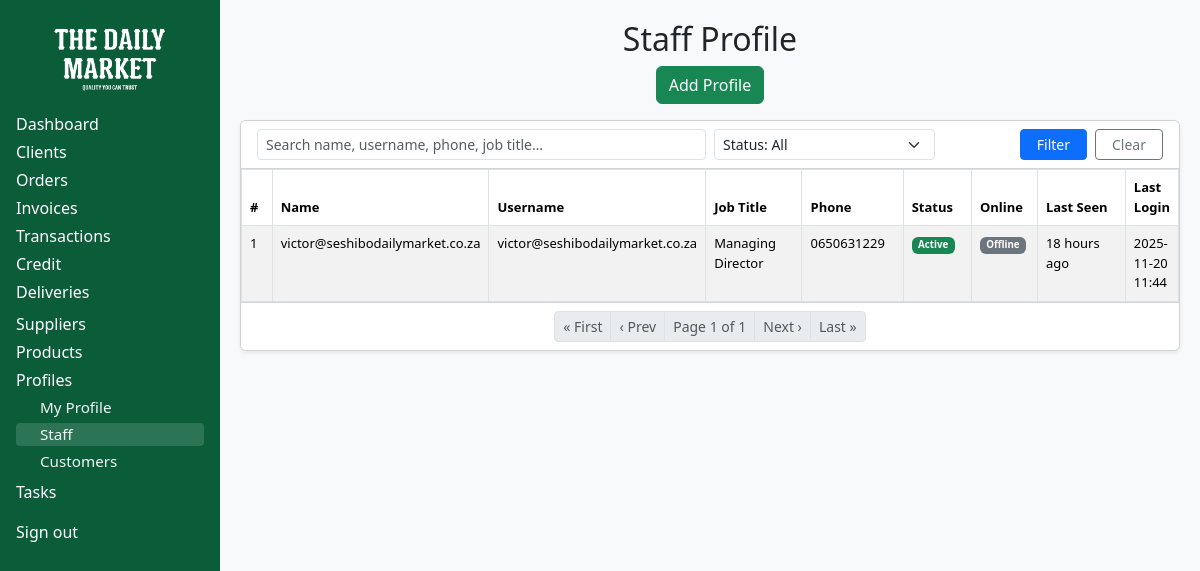
/portal/staff/staff_profile/ (signed in), run on the app's committed database.
### profiles/models.py (models this page shows, shortened)
class StaffProfile(models.Model):
    STATUS_CHOICES = [
        ("pending", "Pending"),
        ("active", "Active"),
        ("inactive", "Inactive"),
    ]
    DEPARTMENT_CHOICES = [
        ("Operations", "Operations"),
        ("Sales", "Sales"),
        ("Logistics", "Logistics"),
        ("Management", "Management"),
    ]
    user = models.OneToOneField(
        settings.AUTH_USER_MODEL,
        on_delete=models.CASCADE,
        related_name="staff_profile",
    )
    job_title = models.CharField(max_length=120, blank=True)
    phone = models.CharField(max_length=50, blank=True)
    status = models.CharField(
        max_length=8,
        choices=STATUS_CHOICES,
        default="pending",
        db_index=True,
        help_text="Approval state of this profile.",
    )
    department = models.CharField(
        max_length=20,
        choices=DEPARTMENT_CHOICES,
        blank=True,
        null=True,
        help_text="Staff department (optional).",
    )
    can_access_sales = models.BooleanField(
        default=False,
        help_text="Allow this staff member to access the Sales portal.",
    )
    auth_code_hash = models.CharField(
        "authorisation code (hashed)",
        max_length=128,
        blank=True,
        help_text="Hashed staff authorisation code; set via admin form.",
    )
    notes = models.TextField(blank=True)
    created_at = models.DateTimeField(auto_now_add=True)
    updated_at = models.DateTimeField(auto_now=True)
    last_seen_at = models.DateTimeField(null=True, blank=True, db_index=True)
    @property
    def is_online(self) -> bool:
        if not self.last_seen_at:
            return False
        return timezone.now() - self.last_seen_at <= _online_window()

### staff_portal/views.py (the view, shortened to what this page needs)
# urls.py: path('staff_profile/', views.staff_profile, name='staff_profile'),
@login_required
@staff_required
def staff_profile(request):
    q = (request.GET.get("q") or "").strip()
    status = (request.GET.get("status") or "").strip()
    qs = StaffProfile.objects.select_related("user").all()
    if status in {"active", "pending", "inactive"}:
        qs = qs.filter(status=status)
    qs = qs.order_by("user__first_name", "user__last_name", "user__username")
    paginator = Paginator(qs, 25)
    page_obj = paginator.get_page(request.GET.get("page") or 1)
    page_start = (page_obj.number - 1) * paginator.per_page + 1
    ctx = {
        "staff_list": page_obj.object_list,
        "page_obj": page_obj,
        "page_start": page_start,
    }
    return render(request, "staff_portal/staff_profile.html", ctx)

### profiles/models.py (called while the page is built)
def _online_window():
    minutes = getattr(settings, "ONLINE_WINDOW_MINUTES", 5)
    return timedelta(minutes=minutes)

### staff_portal/views.py (called while the page is built)
def staff_check(user):
    return user.is_authenticated and user.is_staff

### staff_portal/templates/staff_portal/staff_profile.html (shortened to what this page needs)
{% load static humanize %}
{% load static %}
<!DOCTYPE html>
<html lang="en">
<head>
  <link href="https://cdn.jsdelivr.net/npm/bootstrap@5.3.3/dist/css/bootstrap.min.css" rel="stylesheet">
</head>
<body>
  <aside class="sidebar-desktop d-none d-lg-block sidebar-skin">
    <div class="text-center mb-3">
      <img src="{% static 'images/logo.png' %}" alt="Seshibo Daily Market" class="logo-img">
    </div>
    <a href="{% url 'staff-dashboard' %}" class="nav-link {% if request.resolver_match.url_name == 'staff-dashboard' %}active{% endif %}">Dashboard</a>
    <a href="{% url 'staff-clients' %}" class="nav-link {% if request.resolver_match.url_name in 'staff-clients client-view client-edit client-create' %}active{% endif %}">Clients</a>
    <a href="{% url 'staff-orders' %}" class="nav-link {% if request.resolver_match.url_name == 'staff-orders' %}active{% endif %}">Orders</a>
    <a href="{% url 'staff-invoices' %}" class="nav-link {% if request.resolver_match.url_name == 'staff-invoices' %}active{% endif %}">Invoices</a>
    <a href="{% url 'staff-transactions' %}" class="nav-link {% if request.resolver_match.url_name == 'staff-transactions' %}active{% endif %}">Transactions</a>
    <a href="{% url 'staff-credit' %}" class="nav-link {% if request.resolver_match.url_name == 'staff-credit' %}active{% endif %}">Credit</a>
    <div class="mb-2">
      {% with current_name=request.resolver_match.url_name %}
        <a class="nav-link d-flex align-items-center justify-content-between"
           data-bs-toggle="collapse"
           href="#deliveriesMenuDesktop"
           role="button"
           aria-expanded="{% if current_name == 'warehouse' or current_name == 'delivery' %}true{% else %}false{% endif %}"
           aria-controls="deliveriesMenuDesktop">
          <span>Deliveries</span>
        </a>
      {% endwith %}
    </div>
    <a href="{% url 'staff-suppliers' %}" class="nav-link {% if request.resolver_match.url_name in 'staff-suppliers supplier-view supplier-edit supplier-create' %}active{% endif %}">Suppliers</a>
    <a href="{% url 'staff-products' %}" class="nav-link {% if request.resolver_match.url_name in 'staff-products products-edit products-create' %}active{% endif %}">Products</a>
    <div class="mb-2">
      {% with current_name=request.resolver_match.url_name %}
        <a class="nav-link d-flex align-items-center justify-content-between"
           data-bs-toggle="collapse"
           href="#profilesMenuDesktop"
           role="button"
           aria-expanded="{% if current_name == 'my_profile' or current_name == 'staff_profile' or current_name == 'customer_profile' %}true{% else %}false{% endif %}"
           aria-controls="profilesMenuDesktop">
          <span>Profiles</span>
        </a>
        <div class="collapse {% if current_name == 'my_profile' or current_name == 'staff_profile' or current_name == 'customer_profile' %}show{% endif %}"
             id="profilesMenuDesktop">
          <a href="{% url 'my_profile' %}"
             class="nav-link ps-4 {% if current_name == 'my_profile' %}active{% endif %}">
            My Profile
          </a>
          <a href="{% url 'staff_profile' %}"
             class="nav-link ps-4 {% if current_name == 'staff_profile' %}active{% endif %}">
            Staff
          </a>
          <a href="{% url 'customer_profile' %}"
             class="nav-link ps-4 {% if current_name == 'customer_profile' %}active{% endif %}">
            Customers
          </a>
        </div>
      {% endwith %}
    </div>
    <a href="{% url 'tasks' %}" class="nav-link {% if request.resolver_match.url_name == 'tasks' %}active{% endif %}">Tasks</a>
    <div class="mt-3">
      <form action="{% url 'logout' %}" method="post" class="m-0 p-0">
        <button type="submit" class="nav-link w-100 text-start btn btn-link p-0 text-white">Sign out</button>
      </form>
    </div>
  </aside>
  <main class="content">
    <h2 class="text-center">Staff Profile</h2>
    <div class="d-flex justify-content-center mb-3">
      <a href="{% url 'staff_profile_create' %}" class="btn btn-success">Add Profile</a>
    </div>
    <div class="card shadow-sm">
      <div class="card-header bg-white py-2">
        <form method="get" class="row g-2 align-items-end">
          <div class="col-md-6">
            <input type="text" name="q" class="form-control form-control-sm"
                   placeholder="Search name, username, phone, job title…"
                   value="{{ request.GET.q|default:'' }}">
          </div>
          <div class="col-md-3">
            <select name="status" class="form-select form-select-sm">
              <option value="">Status: All</option>
            </select>
          </div>
          <div class="col-md-3 d-flex justify-content-end">
            <button class="btn btn-sm btn-primary px-3" type="submit">Filter</button>
            <a class="btn btn-sm btn-outline-secondary px-3 ms-2" href="{% url 'staff_profile' %}">Clear</a>
          </div>
        </form>
      </div>
      <div class="card-body p-0">
        <div class="table-responsive">
          <table class="table table-striped table-bordered mb-0">
            <thead>
              <tr>
                <th style="width:5%; font-size:13px;">#</th>
                <th style="width:20%; font-size:13px;">Name</th>
                <th style="width:12%; font-size:13px;">Username</th>
                <th style="width:16%; font-size:13px;">Job Title</th>
                <th style="width:14%; font-size:13px;">Phone</th>
                <th style="width:10%; font-size:13px;">Status</th>
                <th style="width:8%;  font-size:13px;">Online</th>
                <th style="width:15%; font-size:13px;">Last Seen</th>
                <th style="width:15%; font-size:13px;">Last Login</th>
              </tr>
            </thead>
            <tbody>
              {% for sp in staff_list %}
              <tr style="cursor:pointer;"
                onclick="window.location.href='{% url 'staff_profile_view' sp.pk %}'"
                role="button" tabindex="0"
                onkeydown="if(event.key==='Enter'||event.key===' '){ window.location.href='{% url 'staff_profile_view' sp.pk %}'; }">
                  <td style="font-size:13px;">{{ forloop.counter0|add:page_start }}</td>
                  <td style="font-size:13px;">{{ sp.user.get_full_name|default:sp.user.username }}</td>
                  <td style="font-size:13px;">{{ sp.user.username }}</td>
                  <td style="font-size:13px;">{{ sp.job_title|default:"—" }}</td>
                  <td style="font-size:13px;">{{ sp.phone|default:"—" }}</td>
                  <td style="font-size:13px;">
                    <span class="badge
                      {% if sp.status == 'active' %}bg-success
                      {% elif sp.status == 'pending' %}bg-warning text-dark
                      {% else %}bg-secondary{% endif %}">
                      {{ sp.status|title }}
                    </span>
                  </td>
                  <td style="font-size:13px;">
                    <span class="badge {% if sp.is_online %}bg-success{% else %}bg-secondary{% endif %}">
                      {% if sp.is_online %}Online{% else %}Offline{% endif %}
                    </span>
                  </td>
                  <td style="font-size:13px;">
                    {% if sp.last_seen_at %}{{ sp.last_seen_at|naturaltime }}{% else %}—{% endif %}
                  </td>
                  <td style="font-size:13px;">
                    {% if sp.user.last_login %}{{ sp.user.last_login|date:"Y-m-d H:i" }}{% else %}—{% endif %}
                  </td>
                </tr>
              {% empty %}
                <tr><td colspan="9" class="text-center text-muted">No staff profiles found.</td></tr>
              {% endfor %}
            </tbody>
          </table>
        </div>
      </div>
      {% if page_obj %}
      <div class="card-footer bg-white">
        <nav>
          <ul class="pagination pagination-sm justify-content-center mb-0">
            {% if page_obj.has_previous %}
              <li class="page-item"><a class="page-link" href="?page=1{% if request.GET.q %}&q={{ request.GET.q }}{% endif %}{% if request.GET.status %}&status={{ request.GET.status }}{% endif %}">« First</a></li>
              <li class="page-item"><a class="page-link" href="?page={{ page_obj.previous_page_number }}{% if request.GET.q %}&q={{ request.GET.q }}{% endif %}{% if request.GET.status %}&status={{ request.GET.status }}{% endif %}">‹ Prev</a></li>
            {% else %}
              <li class="page-item disabled"><span class="page-link">« First</span></li>
              <li class="page-item disabled"><span class="page-link">‹ Prev</span></li>
            {% endif %}
            <li class="page-item disabled"><span class="page-link">Page {{ page_obj.number }} of {{ page_obj.paginator.num_pages }}</span></li>
            {% if page_obj.has_next %}
              <li class="page-item"><a class="page-link" href="?page={{ page_obj.next_page_number }}{% if request.GET.q %}&q={{ request.GET.q }}{% endif %}{% if request.GET.status %}&status={{ request.GET.status }}{% endif %}">Next ›</a></li>
              <li class="page-item"><a class="page-link" href="?page={{ page_obj.paginator.num_pages }}{% if request.GET.q %}&q={{ request.GET.q }}{% endif %}{% if request.GET.status %}&status={{ request.GET.status }}{% endif %}">Last »</a></li>
            {% else %}
              <li class="page-item disabled"><span class="page-link">Next ›</span></li>
              <li class="page-item disabled"><span class="page-link">Last »</span></li>
            {% endif %}
          </ul>
        </nav>
      </div>
      {% endif %}
    </div>
  </main>
</body>
</html>

### staff_portal/templates/staff_portal/staff_profile.html (style rules this page uses)
@media (min-width: 992px) { body { display: flex; min-height: 100vh; } }
@media (min-width: 992px) { .sidebar-desktop { width: 220px; min-height: 100vh; } }
@media (min-width: 992px) { .content { flex: 1; } }
.sidebar-skin { background-color: #0b5c39; color: #fff; padding: 1rem; }
.sidebar-skin .nav-link { color: #fff; margin: .25rem 0; display: block; }
.sidebar-skin .nav-link.active, .sidebar-skin .nav-link:hover { background: rgba(255,255,255,0.15); border-radius: 4px; padding-left: 8px; }
.sidebar-skin .nav-link.ps-4 { font-size:.95rem; opacity:.95; }
.logo-img { max-height: 80px; width: auto; }
.content { background: #f8f9fa; padding: 20px; min-height: 100vh; }

### data on the page
StaffProfile: user.get_full_name "victor@seshibodailymarket.co.za", user.username "victor@seshibodailymarket.co.za", job_title "Managing Director", phone "0650631229", status "Active", shows "Offline", last_seen_at "18 hours ago", user.last_login "2025-11-20 11:44"

### other printed values
{{ page_obj.number }} "1"
{{ page_obj.paginator.num_pages }} "1"
